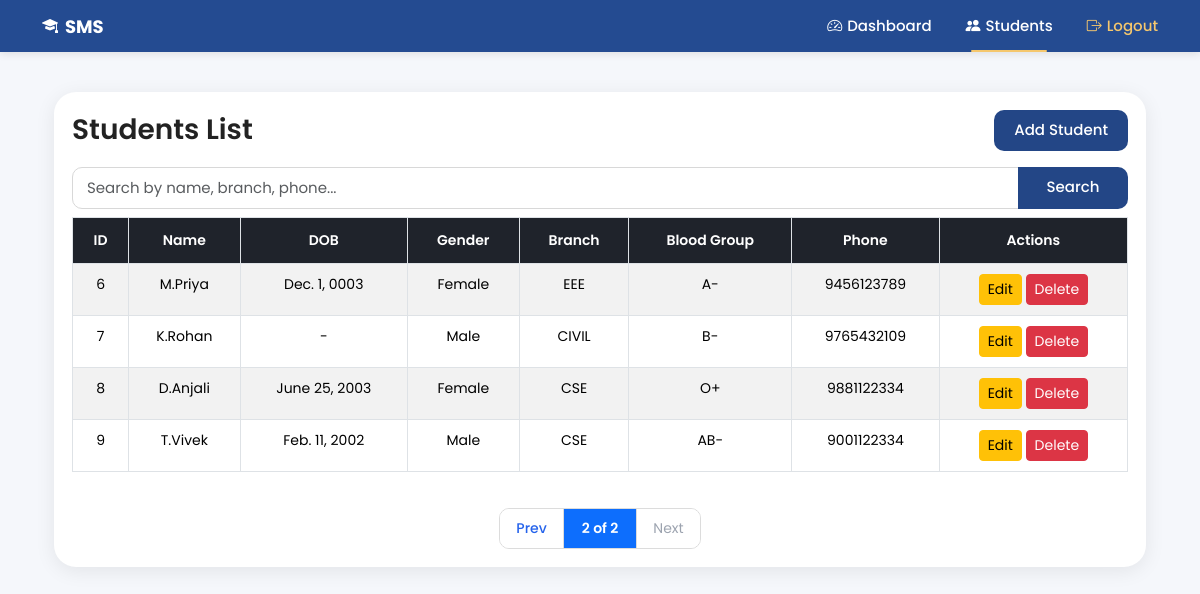
/list/?page=2&search=, run on the app's committed database.
### students_app/models.py (models this page shows, shortened)
class Student(models.Model):
    GENDER_CHOICES = [
        ('Male', 'Male'),
        ('Female', 'Female'),
    ]
    BLOOD_GROUP_CHOICES = [
        ('A+', 'A+'),
        ('A-', 'A-'),
        ('B+', 'B+'),
        ('B-', 'B-'),
        ('AB+', 'AB+'),
        ('AB-', 'AB-'),
        ('O+', 'O+'),
        ('O-', 'O-'),
    ]
    name = models.CharField(max_length=100)
    dob = models.DateField(null=True, blank=True)
    gender = models.CharField(max_length=10, choices=GENDER_CHOICES)
    branch = models.CharField(max_length=100)
    blood_group = models.CharField(max_length=5, choices=BLOOD_GROUP_CHOICES)
    phone = models.CharField(max_length=10)

### students_app/views.py (the view)
# urls.py: path('list/', views.student_list, name='student_list'),
def student_list(request):
    search_query = request.GET.get('search', '')
    students = Student.objects.all()
    if search_query:
        students = students.filter(
            Q(name__icontains=search_query) |
            Q(branch__icontains=search_query) |
            Q(phone__icontains=search_query)
        )
    paginator = Paginator(students, 5)
    page_number = request.GET.get('page')
    students = paginator.get_page(page_number)
    return render(request, 'students_app/student_list.html', {'students': students, 'search_query': search_query})

### students_app/templates/students_app/student_list.html (shortened to what this page needs)
{% extends 'students_app/base.html' %}
{% load static %}
{% block content %}
<div class="container mt-2 mb-2">
    <div class="student-card">
        <div class="d-flex justify-content-between align-items-center mb-3">
            <h2 class="page-title mb-0">
                Students List
            </h2>
            <a href="{% url 'students_app:add_student' %}"
               class="btn btn-nav">
                Add Student
            </a>
        </div>
        <form method="GET" class="mb-2">
            <div class="input-group">
                <input type="text"
                       name="search"
                       class="form-control search-input"
                       placeholder="Search by name, branch, phone..."
                       value="{{ search_query }}">
                <button class="btn btn-nav search-btn"
                        type="submit">
                    Search
                </button>
            </div>
        </form>
        <div class="table-responsive">
            <table class="table table-bordered table-striped text-center">
                <thead>
                    <tr>
                        <th>ID</th>
                        <th>Name</th>
                        <th>DOB</th>
                        <th>Gender</th>
                        <th>Branch</th>
                        <th>Blood Group</th>
                        <th>Phone</th>
                        <th>Actions</th>
                    </tr>
                </thead>
                <tbody>
                    {% for student in students %}
                    <tr>
                        <td>{{ students.start_index|add:forloop.counter0 }}</td>
                        <td>{{ student.name }}</td>
                        <td>{{ student.dob|default:"-" }}</td>
                        <td>{{ student.gender }}</td>
                        <td>{{ student.branch }}</td>
                        <td>{{ student.blood_group }}</td>
                        <td>{{ student.phone }}</td>
                        <td>
                            <a href="{% url 'students_app:edit_student' student.id %}" class="btn btn-warning btn-sm">Edit</a>
                            <a href="{% url 'students_app:delete_student' student.id %}" class="btn btn-danger btn-sm">Delete</a>
                        </td>
                    </tr>
                    {% empty %}
                    <tr>
                        <td colspan="8" class="text-muted">No students found</td>
                    </tr>
                    {% endfor %}
                </tbody>
            </table>
        </div>
        <div class="pagination-wrapper">
            <div class="pagination-box">
                {% if students.has_previous %}
                <a href="?page={{ students.previous_page_number }}&search={{ search_query }}"
                   class="page-link-custom"
                   style="border-right:1px solid #dcdcdc;">
                    Prev
                </a>
                {% else %}
                <div class="page-disabled" style="border-right:1px solid #dcdcdc;">
                    Prev
                </div>
                {% endif %}
                <div class="page-number">
                    {{ students.number }} of {{ students.paginator.num_pages }}
                </div>
                {% if students.has_next %}
                <a href="?page={{ students.next_page_number }}&search={{ search_query }}"
                   class="page-link-custom"
                   style="border-left:1px solid #dcdcdc;">
                    Next
                </a>
                {% else %}
                <div class="page-disabled" style="border-left:1px solid #dcdcdc;">
                    Next
                </div>
                {% endif %}
            </div>
        </div>
    </div>
</div>
{% endblock %}

### students_app/templates/students_app/base.html (style rules this page uses)
* { margin:0; padding:0; box-sizing:border-box; }
body { background:#f5f6fa; font-family:'Poppins',sans-serif; overflow-x:hidden; }
.form-control { height:45px; border-radius:5px; border:1px solid #d9d9d9; font-size:15px; box-shadow:none !important; }

### students_app/templates/students_app/student_list.html (style rules this page uses)
body { background:#f5f7fb; font-family:'Poppins',sans-serif; }
.student-card { background:#ffffff; border-radius:22px; padding:18px; box-shadow:0 4px 20px rgba(0,0,0,0.08); }
.page-title { font-size:28px; font-weight:600; color:#222; }
.btn-nav { background:#234686; color:#fff; border:none; border-radius:10px; padding:9px 20px; font-weight:500; font-size:15px; }
.search-input { height:42px; border:1px solid #d8d8d8; border-radius:10px 0 0 10px; font-size:15px; padding-left:14px; }
.search-btn { width:110px; border-radius:0 10px 10px 0; }
.table thead th { background:#1f232b !important; color:#fff !important; padding:12px; font-weight:600; font-size:14px; }
.table td { padding:10px; font-size:14px; }
.pagination-wrapper { display:flex; justify-content:center; margin-top:20px; }
.pagination-box { display:flex; align-items:center; border:1px solid #dcdcdc; border-radius:10px; overflow:hidden; background:#fff; }
.page-link-custom { padding:9px 16px; text-decoration:none; color:#2563eb; background:#fff; font-weight:500; font-size:14px; }
.page-disabled { padding:9px 16px; background:#fff; color:#9ca3af; font-size:14px; }
.page-number { background:#0d6efd; color:#fff; padding:9px 18px; font-weight:600; font-size:14px; }

### data on the page
Student: start_index|add "6", name "M.Priya", dob "Dec. 1, 0003", gender "Female", branch "EEE", blood_group "A-", phone "9456123789"
Student: start_index|add "7", name "K.Rohan", dob "-", gender "Male", branch "CIVIL", blood_group "B-", phone "9765432109"
Student: start_index|add "8", name "D.Anjali", dob "June 25, 2003", gender "Female", branch "CSE", blood_group "O+", phone "9881122334"
Student: start_index|add "9", name "T.Vivek", dob "Feb. 11, 2002", gender "Male", branch "CSE", blood_group "AB-", phone "9001122334"

### other printed values
{{ students.number }} "2"
{{ students.paginator.num_pages }} "2"
